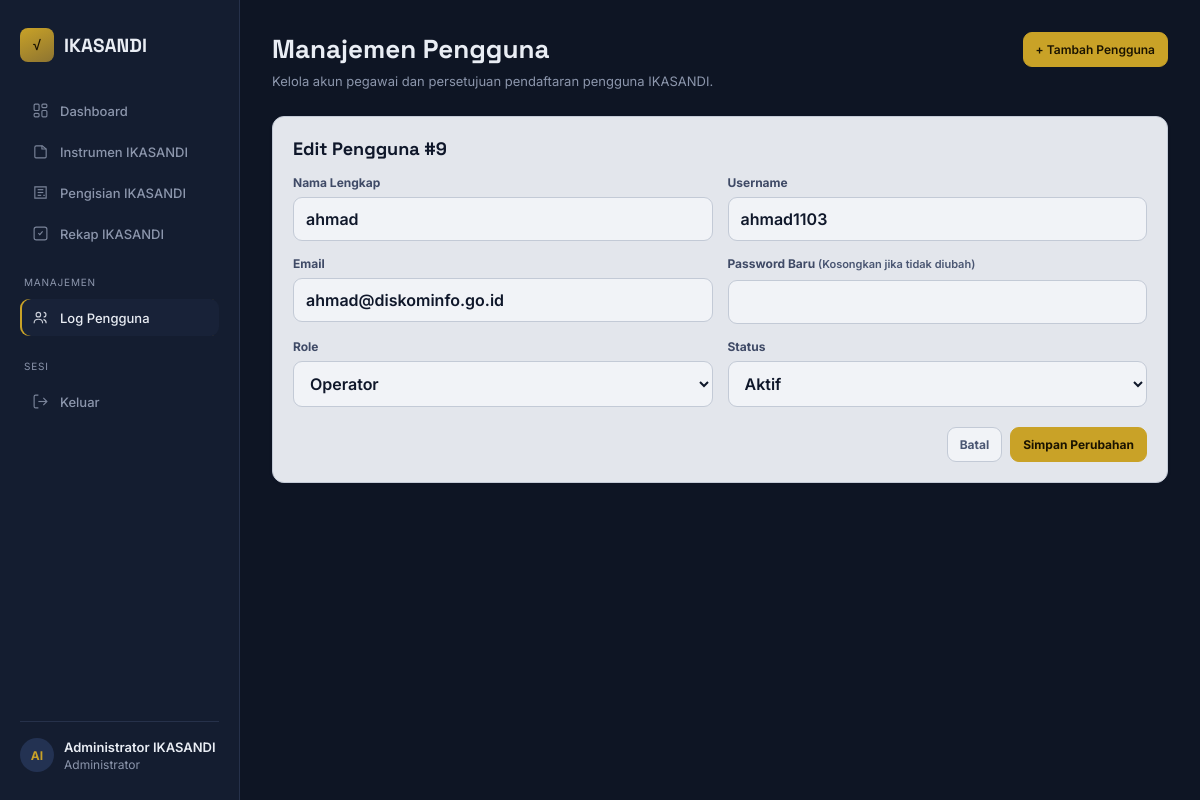
The app's page /log_pengguna.php?edit=9 (signed in) with its own data.
### tables this page shows
CREATE TABLE `users` (
  `id` int(11) NOT NULL,
  `username` varchar(50) NOT NULL,
  `password` varchar(255) NOT NULL,
  `nama_lengkap` varchar(150) NOT NULL,
  `email` varchar(150) DEFAULT NULL,
  `role` enum('admin','operator') NOT NULL DEFAULT 'operator',
  `status` enum('aktif','nonaktif','menunggu','ditolak') NOT NULL DEFAULT 'menunggu',
  `created_at` datetime DEFAULT current_timestamp(),
  `updated_at` datetime DEFAULT current_timestamp() ON UPDATE current_timestamp(),
  `reset_token` char(64) DEFAULT NULL,
  `reset_expires` datetime DEFAULT NULL
);

### log_pengguna.php (the view, shortened to what this page needs)
<?php
require_once 'koneksi.php';
$id_login = (int) $_SESSION['user_id'];
function e($value)
{
    return htmlspecialchars((string)$value, ENT_QUOTES, 'UTF-8');
}
$csrf = $_SESSION['csrf_token'];
$stmt = mysqli_prepare(
    $koneksi,
    "SELECT id, username, nama_lengkap, email, role, status
     FROM users
     WHERE id = ?
     LIMIT 1"
);
mysqli_stmt_bind_param($stmt, 'i', $id_login);
mysqli_stmt_execute($stmt);
$result_login = mysqli_stmt_get_result($stmt);
$akun_login = mysqli_fetch_assoc($result_login);
$nama_sidebar = trim($akun_login['nama_lengkap'] ?? '');
$role_sidebar = strtolower($akun_login['role'] ?? '');
$role_label_sidebar = ($role_sidebar === 'admin')
    ? 'Administrator'
    : (($role_sidebar === 'operator')
        ? 'Operator'
        : ucfirst($role_sidebar));
$nama_parts = preg_split('/\s+/', $nama_sidebar);
$inisial_sidebar = '';
foreach (array_slice($nama_parts, 0, 2) as $part) {
    if ($part !== '') {
        $inisial_sidebar .= mb_strtoupper(
            mb_substr($part, 0, 1, 'UTF-8'),
            'UTF-8'
        );
    }
}
$edit_user = null;
if (isset($_GET['edit'])) {
    $edit_id = (int)$_GET['edit'];
    if ($edit_id > 0) {
        $stmt = mysqli_prepare(
            $koneksi,
            "SELECT id, username, nama_lengkap,
                    email, role, status
             FROM users
             WHERE id = ?
             LIMIT 1"
        );
        mysqli_stmt_bind_param($stmt, 'i', $edit_id);
        mysqli_stmt_execute($stmt);
        $edit_user = mysqli_fetch_assoc(
            mysqli_stmt_get_result($stmt)
        );
    }
}
?>
<!DOCTYPE html>
<html lang="id">
<head>
</head>
<body>
<div class="layout">
    <aside class="side">
        <div class="brand">
            <div class="mark">√</div>
            IKASANDI
        </div>
        <nav>
            <a class="navitem" href="index.php">
                <svg viewBox="0 0 24 24" fill="none"
                     stroke="currentColor" stroke-width="1.6">
                    <rect x="3" y="3" width="7" height="9" rx="1.5"/>
                    <rect x="14" y="3" width="7" height="5" rx="1.5"/>
                    <rect x="14" y="12" width="7" height="9" rx="1.5"/>
                    <rect x="3" y="16" width="7" height="5" rx="1.5"/>
                </svg>
                Dashboard
            </a>
            <a class="navitem" href="instrumen_ikasandi.php">
                <svg viewBox="0 0 24 24" fill="none"
                     stroke="currentColor" stroke-width="1.6">
                    <path d="M4 19.5V6a2 2 0 0 1 2-2h8.5L20 8.5V19.5a1.5 1.5 0 0 1-1.5 1.5h-13A1.5 1.5 0 0 1 4 19.5Z"/>
                    <path d="M14 4v4.5H20"/>
                </svg>
                Instrumen IKASANDI
            </a>
            <a class="navitem" href="pengisian_ikasandi.php">
                <svg viewBox="0 0 24 24" fill="none"
                     stroke="currentColor" stroke-width="1.6">
                    <path d="M4 4h16v16H4z"/>
                    <path d="M8 8h8"/>
                    <path d="M8 12h8"/>
                    <path d="M8 16h5"/>
                    <path d="M16 16h2"/>
                </svg>
                Pengisian IKASANDI
            </a>
            <a class="navitem" href="rekap_ikasandi.php">
                <svg viewBox="0 0 24 24" fill="none"
                     stroke="currentColor" stroke-width="1.6">
                    <path d="M9 11.5l2 2 4-4.5"/>
                    <rect x="3" y="3" width="18" height="18" rx="3"/>
                </svg>
                Rekap IKASANDI
            </a>
            <div class="navlabel">MANAJEMEN</div>
            <a class="navitem active" href="log_pengguna.php">
                <svg viewBox="0 0 24 24" fill="none"
                     stroke="currentColor" stroke-width="1.6">
                    <circle cx="9" cy="8" r="3.2"/>
                    <path d="M3 20c0-3.3 2.7-5.5 6-5.5s6 2.2 6 5.5"/>
                    <path d="M16.5 4.8a3.2 3.2 0 0 1 0 6.4"/>
                    <path d="M20 20c0-2.6-1.6-4.6-3.8-5.3"/>
                </svg>
                Log Pengguna
            </a>
            <div class="navlabel">SESI</div>
            <a class="navitem" href="logout.php">
                <svg viewBox="0 0 24 24" fill="none"
                     stroke="currentColor" stroke-width="1.6">
                    <path d="M9 21H5a2 2 0 0 1-2-2V5a2 2 0 0 1 2-2h4"/>
                    <path d="M16 17l5-5-5-5"/>
                    <path d="M21 12H9"/>
                </svg>
                Keluar
            </a>
        </nav>
        <div class="side-foot">
            <div class="avatar">
                <?= e($inisial_sidebar) ?>
            </div>
            <div class="profile-info">
                <div class="who"
                     title="<?= e($nama_sidebar) ?>">
                    <?= e($nama_sidebar) ?>
                </div>
                <div class="role">
                    <?= e($role_label_sidebar) ?>
                </div>
            </div>
        </div>
    </aside>
    <main class="main">
        <div class="page-head">
            <div>
                <h1>Manajemen Pengguna</h1>
                <p>
                    Kelola akun pegawai dan persetujuan
                    pendaftaran pengguna IKASANDI.
                </p>
            </div>
            <a class="btn btn-primary"
               href="log_pengguna.php?tambah=1">
                + Tambah Pengguna
            </a>
        </div>
        <?php if (isset($_GET['tambah'])): ?>
            <div class="card">
                <h2 class="section-title">Tambah Pengguna</h2>
                <p class="help">
                    Admin dapat membuat akun secara langsung.
                    Pendaftaran pegawai dapat menggunakan status
                    Menunggu untuk memerlukan persetujuan admin.
                </p>
                <form method="post">
                    <input type="hidden"
                           name="csrf_token"
                           value="<?= e($csrf) ?>">
                    <input type="hidden"
                           name="aksi"
                           value="tambah">
                    <div class="form-grid">
                        <div class="form-group">
                            <label>Nama Lengkap</label>
                            <input class="form-control"
                                   type="text"
                                   name="nama_lengkap"
                                   required>
                        </div>
                        <div class="form-group">
                            <label>Username</label>
                            <input class="form-control"
                                   type="text"
                                   name="username"
                                   required>
                        </div>
                        <div class="form-group">
                            <label>Email</label>
                            <input class="form-control"
                                   type="email"
                                   name="email"
                                   required>
                        </div>
                        <div class="form-group">
                            <label>Password</label>
                            <input class="form-control"
                                   type="password"
                                   name="password"
                                   minlength="6"
                                   required>
                        </div>
                        <div class="form-group">
                            <label>Role</label>
                            <select class="form-control" name="role">
                                <option value="operator">Operator</option>
                                <option value="admin">Administrator</option>
                            </select>
                        </div>
                        <div class="form-group">
                            <label>Status</label>
                            <select class="form-control" name="status">
                                <option value="aktif">Aktif</option>
                                <option value="menunggu">Menunggu</option>
                                <option value="nonaktif">Nonaktif</option>
                                <option value="ditolak">Ditolak</option>
                            </select>
                        </div>
                    </div>
                    <div class="form-actions">
                        <a class="btn btn-muted"
                           href="log_pengguna.php">
                            Batal
                        </a>
                        <button class="btn btn-primary"
                                type="submit">
                            Simpan Pengguna
                        </button>
                    </div>
                </form>
            </div>
        <!-- =================================================
             FORM EDIT PENGGUNA
             ================================================= -->
        <?php elseif ($edit_user): ?>
            <div class="card">
                <h2 class="section-title">
                    Edit Pengguna #<?= (int)$edit_user['id'] ?>
                </h2>
                <form method="post">
                    <div class="form-grid">
                        <div class="form-group">
                            <label>Nama Lengkap</label>
                            <input class="form-control"
                                   type="text"
                                   name="nama_lengkap"
                                   value="<?= e($edit_user['nama_lengkap']) ?>"
                                   required>
                        </div>
                        <div class="form-group">
                            <label>Username</label>
                            <input class="form-control"
                                   type="text"
                                   name="username"
                                   value="<?= e($edit_user['username']) ?>"
                                   required>
                        </div>
                        <div class="form-group">
                            <label>Email</label>
                            <input class="form-control"
                                   type="email"
                                   name="email"
                                   value="<?= e($edit_user['email']) ?>"
                                   required>
                        </div>
                        <div class="form-group">
                            <label>
                                Password Baru
                                <span class="help">
                                    (Kosongkan jika tidak diubah)
                                </span>
                            </label>
                            <input class="form-control"
                                   type="password"
                                   name="password"
                                   minlength="6">
                        </div>
                        <div class="form-group">
                            <label>Role</label>
                            <select class="form-control" name="role">
                                <option value="operator"
                                    <?= $edit_user['role'] === 'operator'
                                        ? 'selected' : '' ?>>
                                    Operator
                                </option>
                            </select>
                        </div>
                        <div class="form-group">
                            <label>Status</label>
                            <select class="form-control" name="status">
                                <?php foreach (
                                    ['aktif', 'menunggu', 'nonaktif', 'ditolak']
                                    as $s
                                ): ?>
                                    <option value="<?= e($s) ?>"
                                        <?= $edit_user['status'] === $s
                                            ? 'selected' : '' ?>>
                                        <?= e(ucfirst($s)) ?>
                                    </option>
                                <?php endforeach; ?>
                            </select>
                        </div>
                    </div>
                    <div class="form-actions">
                        <a class="btn btn-muted"
                           href="log_pengguna.php">
                            Batal
                        </a>
                        <button class="btn btn-primary"
                                type="submit">
                            Simpan Perubahan
                        </button>
                    </div>
                </form>
            </div>
        <?php endif; ?>
    </main>
</div>
</body>
</html>

### records on screen
users: nama_lengkap "Administrator IKASANDI", role "Administrator"
users: id "9", nama_lengkap "ahmad", username "ahmad1103", email "ahmad@diskominfo.go.id", role "Operator", status "Aktif"

### other values on screen
$inisial_sidebar "AI"
